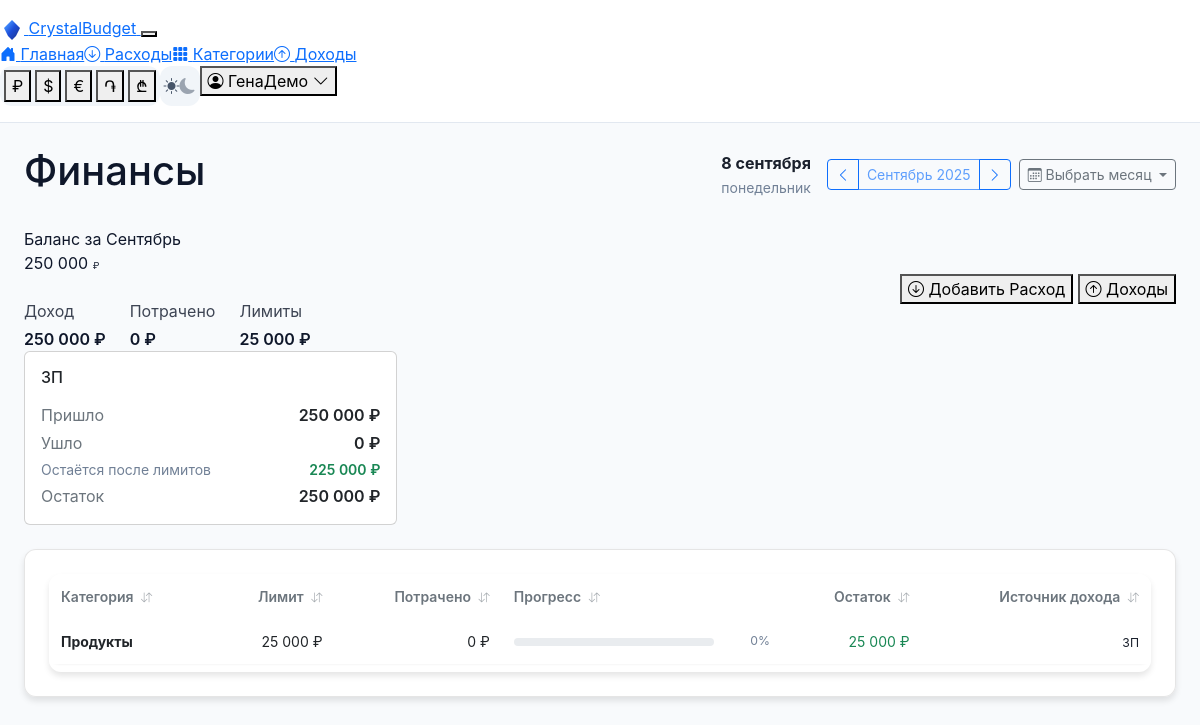
The app's page /dashboard (signed in) with its own data.
### tables this page shows
CREATE TABLE income_sources (
      id INTEGER PRIMARY KEY AUTOINCREMENT,
      user_id INTEGER NOT NULL REFERENCES users(id) ON DELETE CASCADE,
      name TEXT NOT NULL,
      is_default INTEGER NOT NULL DEFAULT 0,
      UNIQUE(user_id, name)
    );

CREATE TABLE categories (
            id INTEGER PRIMARY KEY AUTOINCREMENT,
            user_id INTEGER NOT NULL REFERENCES users(id) ON DELETE CASCADE,
            name TEXT NOT NULL,
            limit_type TEXT NOT NULL CHECK(limit_type IN ('fixed','percent')),
            value REAL NOT NULL, category_type TEXT DEFAULT 'expense' CHECK(category_type IN ('expense','income')),
            UNIQUE(user_id, name)
        );

### app.py (the view)
@app.route("/dashboard")
@login_required
def dashboard():
    month = request.args.get("month") or datetime.now().strftime("%Y-%m")
    conn = get_db()
    uid = session["user_id"]
    try:
        current_date = datetime.strptime(month, "%Y-%m")
        prev_month = (current_date.replace(day=1) - timedelta(days=1)).strftime("%Y-%m")
        next_month = (current_date.replace(day=28) + timedelta(days=4)).replace(day=1).strftime("%Y-%m")
        current_month_name = current_date.strftime("%B %Y")
        month_names_ru = {
            "January": "Январь", "February": "Февраль", "March": "Март", "April": "Апрель",
            "May": "Май", "June": "Июнь", "July": "Июль", "August": "Август",
            "September": "Сентябрь", "October": "Октябрь", "November": "Ноябрь", "December": "Декабрь"
        }
        eng_month_name = current_date.strftime("%B")
        current_month_name = f"{month_names_ru.get(eng_month_name, eng_month_name)} {current_date.year}"
        month_names = ["Январь", "Февраль", "Март", "Апрель", "Май", "Июнь",
                       "Июль", "Август", "Сентябрь", "Октябрь", "Ноябрь", "Декабрь"]
    except ValueError:
        month = datetime.now().strftime("%Y-%m")
        current_date = datetime.now()
        prev_month = (current_date.replace(day=1) - timedelta(days=1)).strftime("%Y-%m")
        next_month = (current_date.replace(day=28) + timedelta(days=4)).replace(day=1).strftime("%Y-%m")
        current_month_name = "Текущий месяц"
        month_names = ["Январь", "Февраль", "Март", "Апрель", "Май", "Июнь",
                       "Июль", "Август", "Сентябрь", "Октябрь", "Ноябрь", "Декабрь"]
    categories = conn.execute(
        "SELECT * FROM categories WHERE user_id=? ORDER BY name", (uid,)
    ).fetchall()
    income_sum = conn.execute(
        """
        SELECT COALESCE(SUM(amount), 0)
        FROM income_daily
        WHERE user_id = ? AND strftime('%Y-%m', date) = ?
        """,
        (uid, month),
    ).fetchone()[0]
    expenses_rows = conn.execute(
        """
        SELECT e.id, e.date, e.amount, e.note, c.name as category_name
        FROM expenses e
        JOIN categories c ON c.id = e.category_id
        WHERE e.user_id = ? AND e.month = ?
        ORDER BY e.date DESC, e.id DESC
        """,
        (uid, month),
    ).fetchall()
    spent_by_cat = conn.execute(
        """
        SELECT c.id, c.name, COALESCE(SUM(e.amount), 0) as spent
        FROM categories c
        LEFT JOIN expenses e ON e.category_id = c.id AND e.user_id = c.user_id AND e.month = ?
        WHERE c.user_id = ?
        GROUP BY c.id, c.name
        """,
        (month, uid),
    ).fetchall()
    rule_rows = conn.execute(
        "SELECT category_id, source_id FROM source_category_rules WHERE user_id=?",
        (uid,),
    ).fetchall()
    rule_map = {r["category_id"]: r["source_id"] for r in rule_rows}
    sources = conn.execute(
        "SELECT id, name FROM income_sources WHERE user_id=? ORDER BY name", (uid,)
    ).fetchall()
    income_by_source = {
        s["id"]: conn.execute(
            """
            SELECT COALESCE(SUM(amount),0) FROM income_daily
            WHERE user_id=? AND source_id=? AND strftime('%Y-%m', date)=?
            """,
            (uid, s["id"], month),
        ).fetchone()[0]
        for s in sources
    }
    limits = conn.execute(
        "SELECT id, name, limit_type, value FROM categories WHERE user_id=?",
        (uid,),
    ).fetchall()
    data = []
    for row in limits:
        cat_id = row["id"]
        limit_val = 0.0
        if row["limit_type"] == "fixed":
            limit_val = float(row["value"])
        else:  # percent
            source_id = rule_map.get(cat_id)
            if source_id and source_id in income_by_source:
                source_income = float(income_by_source[source_id])
                limit_val = source_income * float(row["value"]) / 100.0
            else:
                limit_val = float(income_sum) * float(row["value"]) / 100.0
        spent = 0.0
        for s in spent_by_cat:
            if s["id"] == cat_id:
                spent = float(s["spent"])
                break
        source_id = rule_map.get(cat_id)
        source_name = None
        if source_id:
            for s in sources:
                if s["id"] == source_id:
                    source_name = s["name"]
                    break
        data.append(
            dict(category_name=row["name"], limit=limit_val, spent=spent, id=cat_id, source_name=source_name)
        )
    expense_by_source = {s["id"]: 0.0 for s in sources}
    limits_by_source = {s["id"]: 0.0 for s in sources}
    for cat in limits:
        cat_id = cat["id"]
        src_id = rule_map.get(cat_id)
        if not src_id:
            continue
        spent_val = conn.execute(
            """
            SELECT COALESCE(SUM(amount),0) FROM expenses
            WHERE user_id=? AND month=? AND category_id=?
            """,
            (uid, month, cat_id),
        ).fetchone()[0]
        expense_by_source[src_id] += float(spent_val)
        if cat["limit_type"] == "fixed":
            limit_val = float(cat["value"])
        else:  # percent
            source_income = float(income_by_source.get(src_id, 0))
            limit_val = source_income * float(cat["value"]) / 100.0
        limits_by_source[src_id] += limit_val
    source_balances = []
    for s in sources:
        sid = s["id"]
        inc = float(income_by_source.get(sid, 0.0))
        sp = float(expense_by_source.get(sid, 0.0))
        limits_total = float(limits_by_source.get(sid, 0.0))
        remaining_after_limits = inc - limits_total  # остается после всех запланированных лимитов
        source_balances.append(
            dict(source_id=sid, source_name=s["name"], income=inc, spent=sp,
                 rest=inc - sp, limits_total=limits_total, remaining_after_limits=remaining_after_limits)
        )
    conn.close()
    today = datetime.now().strftime("%Y-%m-%d")
    return render_template(
        "dashboard.html",
        categories=categories,
        expenses=expenses_rows,
        budget_data=data,
        income=income_sum,
        current_month=month,
        current_month_name=current_month_name,
        prev_month=prev_month,
        next_month=next_month,
        month_names=month_names,
        today=today,
        source_balances=source_balances,
        sources=sources,
    )

### templates/dashboard.html (shortened to what this page needs)
{% extends "base.html" %}
{% block content %}
<div class="row align-items-center justify-content-between header-row mb-4">
  <div class="col-auto">
    <h1 class="zen-title">
      Финансы
    </h1>
  </div>
  <div class="col-12 col-md-auto">
    <div class="d-flex align-items-center justify-content-between flex-wrap gap-3">
      <div class="text-center" aria-live="polite">
        <div class="fw-bold text-primary" id="current-date-display"></div>
        <small class="text-muted" id="current-day-display"></small>
      </div>
      <div class="d-flex align-items-center gap-2">
        <div class="btn-group" role="group" aria-label="Навигация по месяцам">
          <a href="?month={{ prev_month }}" class="btn btn-outline-primary btn-sm" aria-label="Предыдущий месяц">
            <i class="bi bi-chevron-left"></i>
          </a>
          <span class="btn btn-outline-primary btn-sm disabled d-none d-sm-inline" style="min-width:120px" aria-current="date">{{ current_month_name }}</span>
          <a href="?month={{ next_month }}" class="btn btn-outline-primary btn-sm" aria-label="Следующий месяц">
            <i class="bi bi-chevron-right"></i>
          </a>
        </div>
        <div class="dropdown">
          <button class="btn btn-sm btn-outline-secondary dropdown-toggle" type="button" data-bs-toggle="dropdown" aria-expanded="false">
            <span class="d-none d-md-inline"><i class="bi bi-calendar3"></i> Выбрать месяц</span>
          </button>
        </div>
      </div>
    </div>
  </div>
</div>
<div class="zen-hero-card zen-scale-in">
  <div class="zen-hero-content">
    <div class="row align-items-center">
      <div class="col-md-8">
        <div class="zen-balance-label">Баланс за {{ current_month_name.split()[0] }}</div>
        {% set total_spent = budget_data|map(attribute='spent')|sum %}
        <div class="zen-balance-amount">
          {{ (income - total_spent)|format_amount }} <span class="currency-display" style="font-size: 0.6em; opacity: 0.9;">{{ currency_symbol|default('₽') }}</span>
        </div>
        <div class="d-flex gap-4 flex-wrap mt-4" aria-label="Итоги месяца">
          <div>
            <div class="zen-text-sm" style="opacity: 0.8; margin-bottom: 4px;">Доход</div>
            <div class="fw-semibold">{{ income|format_amount }} <span class="currency-display">{{ currency_symbol|default('₽') }}</span></div>
          </div>
          <div>
            <div class="zen-text-sm" style="opacity: 0.8; margin-bottom: 4px;">Потрачено</div>
            <div class="fw-semibold">{{ total_spent|format_amount }} <span class="currency-display">{{ currency_symbol|default('₽') }}</span></div>
          </div>
          <div class="d-none d-lg-block">
            <div class="zen-text-sm" style="opacity: 0.8; margin-bottom: 4px;">Лимиты</div>
            <div class="fw-semibold">{{ budget_data|map(attribute='limit')|sum|format_amount }} <span class="currency-display">{{ currency_symbol|default('₽') }}</span></div>
          </div>
        </div>
      </div>
      <div class="col-md-4 text-md-end mt-4 mt-md-0">
        <div class="zen-balance-actions">
          <button type="button" class="zen-btn zen-btn-hero" data-bs-toggle="modal" data-bs-target="#expenseModal">
            <i class="bi bi-arrow-down-circle" aria-hidden="true"></i>
            <span class="d-none d-lg-inline">Добавить </span>Расход
          </button>
          <button type="button" class="zen-btn zen-btn-hero" data-bs-toggle="modal" data-bs-target="#incomeModal">
            <i class="bi bi-arrow-up-circle" aria-hidden="true"></i>
            Доходы
          </button>
        </div>
      </div>
    </div>
  </div>
</div>
{% if source_balances and source_balances|length > 0 %}
<div class="row g-3 mb-4">
  {% for s in source_balances %}
  <div class="col-12 col-sm-6 col-lg-4">
    <div class="card source-card h-100">
      <div class="card-body">
        <h6 class="mb-3">{{ s.source_name }}</h6>
        <div class="d-flex justify-content-between mb-1"><span class="k">Пришло</span><span class="v currency">{{ s.income|format_amount }} <span class="currency-display">{{ currency_symbol|default('₽') }}</span></span></div>
        <div class="d-flex justify-content-between mb-1"><span class="k">Ушло</span><span class="v currency">{{ s.spent|format_amount }} <span class="currency-display">{{ currency_symbol|default('₽') }}</span></span></div>
        {% if s.limits_total > 0 %}
        <div class="d-flex justify-content-between mb-1">
          <span class="k text-muted small">Остаётся после лимитов</span>
          <span class="v currency small {% if s.remaining_after_limits < 0 %}text-danger{% else %}text-success{% endif %}">{{ s.remaining_after_limits|format_amount }} <span class="currency-display">{{ currency_symbol|default('₽') }}</span></span>
        </div>
        {% endif %}
        <div class="d-flex justify-content-between">
          <span class="k">Остаток</span>
          <span class="v currency {% if s.rest < 0 %}text-danger{% endif %}">{{ s.rest|format_amount }} <span class="currency-display">{{ currency_symbol|default('₽') }}</span></span>
        </div>
      </div>
    </div>
  </div>
  {% endfor %}
</div>
{% endif %}
{% if budget_data %}
<div class="d-none d-md-block modern-card">
  <div class="card-body table-wrap">
    <table class="table-modern w-100" id="categoriesTable">
      <thead>
        <tr>
          <th class="sortable" data-sort="category">Категория <i class="bi bi-arrow-down-up ms-1 sort-icon"></i></th>
          <th class="text-end sortable hide-mobile" data-sort="limit">Лимит <i class="bi bi-arrow-down-up ms-1 sort-icon"></i></th>
          <th class="text-end sortable" data-sort="spent"><span class="d-none d-md-inline">Потрачено</span><span class="d-md-none">Трат</span> <i class="bi bi-arrow-down-up ms-1 sort-icon"></i></th>
          <th class="sortable hide-mobile" data-sort="progress" style="min-width:200px">Прогресс <i class="bi bi-arrow-down-up ms-1 sort-icon"></i></th>
          <th class="text-end sortable" data-sort="remaining"><span class="d-none d-md-inline">Остаток</span><span class="d-md-none">Ост</span> <i class="bi bi-arrow-down-up ms-1 sort-icon"></i></th>
          <th class="text-end sortable mobile-compact" data-sort="source"><span class="d-none d-md-inline">Источник дохода</span><span class="d-md-none">Источник</span> <i class="bi bi-arrow-down-up ms-1 sort-icon"></i></th>
        </tr>
      </thead>
      <tbody>
        {% for item in budget_data %}
          {% set progress_percent = (item.limit > 0 and (item.spent / item.limit * 100) or 0) | round(1) %}
          {% set rest = item.limit - item.spent %}
          {% set status_order = 3 if item.spent > item.limit else (2 if item.limit > 0 and (item.spent / item.limit) > 0.8 else 1) %}
          <tr data-category="{{ item.category_name }}" data-limit="{{ item.limit }}" data-spent="{{ item.spent }}" data-progress="{{ progress_percent }}" data-remaining="{{ rest }}" data-status="{{ status_order }}" data-source="{{ item.source_name or 'Не привязано' }}">
            <td class="cell-title">
              {{ item.category_name }}
            </td>
            <td class="text-end currency hide-mobile">{{ item.limit|format_amount }} <span class="currency-display">{{ currency_symbol|default('₽') }}</span></td>
            <td class="text-end currency {{ 'text-danger' if item.spent > item.limit else '' }}">
              {{ item.spent|format_amount }} <span class="currency-display">{{ currency_symbol|default('₽') }}</span>
            </td>
            <td class="hide-mobile">
              <div class="d-flex align-items-center gap-2">
                <div class="flex-grow-1">
                  <div class="progress"></div>
                </div>
                <small class="text-muted" style="width:48px;text-align:right">{{ progress_percent }}%</small>
              </div>
            </td>
            <td class="text-end currency {{ 'text-danger' if rest < 0 else 'text-success' }}">{{ rest|format_amount }} <span class="currency-display">{{ currency_symbol|default('₽') }}</span></td>
            <td class="text-end mobile-compact">
              {% if item.source_name %}
                <span class="d-none d-md-inline text-primary small">{{ item.source_name }}</span>
              {% else %}
                <span class="text-muted small"><span class="d-none d-md-inline">Не привязано</span><span class="d-md-none">—</span></span>
              {% endif %}
            </td>
          </tr>
        {% endfor %}
      </tbody>
    </table>
  </div>
  {% set has_recent_expenses = budget_data | selectattr('spent') | selectattr('spent', 'gt', 0) | list %}
  {% set has_income = (total_balance and total_balance > 0) or (source_balances and source_balances|length > 0) %}
  {% set has_goals = False %}
</div>
{% endif %}
<div class="toast-container position-fixed top-0 end-0 p-3" aria-live="polite" aria-atomic="true"></div>
{% endblock %}

### records on screen
income_sources: source_name "ЗП", income "250 000", currency_symbol "₽", spent "0", remaining_after_limits "225 000", rest "250 000", source_name "ЗП"
categories: category_name "Продукты"

### other values on screen
{{ session.name or session.email }} "ГенаДемо"
{{ current_month_name }} "Сентябрь 2025"
{{ current_month_name.split()[0] }} "Сентябрь"
{{ (income - total_spent)|format_amount }} "250 000"
{{ currency_symbol|default('₽') }} "₽"
{{ income|format_amount }} "250 000"
{{ total_spent|format_amount }} "0"
{{ budget_data|map(attribute='limit')|sum|format_amount }} "25 000"
{{ item.limit|format_amount }} "25 000"
{{ item.spent|format_amount }} "0"
{{ progress_percent }} "0"
{{ rest|format_amount }} "25 000"
